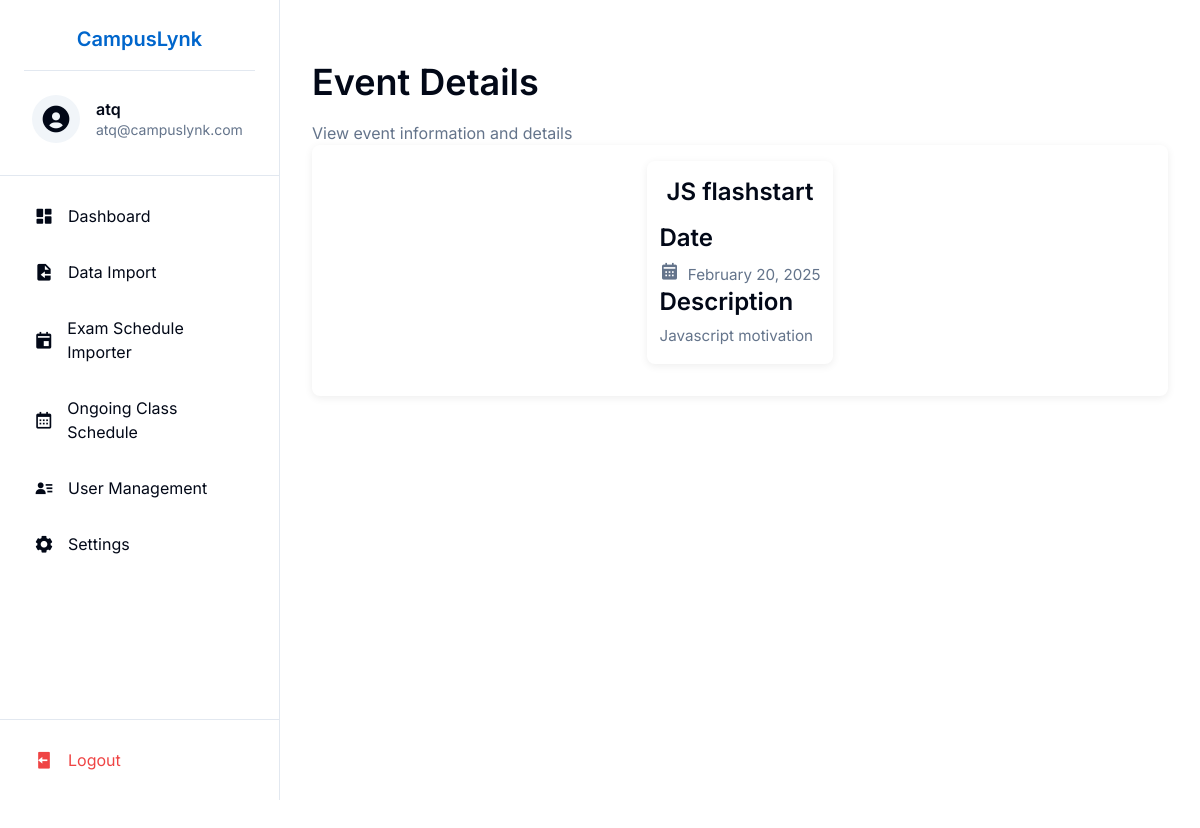
The page /eventpage-p2.php?event_id=1 (signed in) on the database its author committed.
### tables this page shows
CREATE TABLE `users` (
  `id` int(11) NOT NULL,
  `username` varchar(255) NOT NULL,
  `email` varchar(255) NOT NULL,
  `password` varchar(255) NOT NULL,
  `role` enum('student','faculty','admin') NOT NULL,
  `name` varchar(255) NOT NULL
);

CREATE TABLE `events` (
  `id` int(11) NOT NULL,
  `title` varchar(255) NOT NULL,
  `description` text DEFAULT NULL,
  `date` date NOT NULL
);

### eventpage-p2.php (the view, shortened to what this page needs)
<?php
try {
    $database = new Database();
    $db = $database->getConnection();
    if (isset($_GET['event_id'])) {
        $event_id = $_GET['event_id'];
        $query = "SELECT * FROM events WHERE id = ?";
        $stmt = $db->prepare($query);
        $stmt->execute([$event_id]);
        $event = $stmt->fetch(PDO::FETCH_ASSOC);
    } else {
        throw new Exception("No event selected");
    }
} catch (Exception $e) {
    $error = $e->getMessage();
}
?>
<!DOCTYPE html>
<html lang="en">
<head>
    <link href='https://unpkg.com/boxicons@2.1.4/css/boxicons.min.css' rel='stylesheet'>
    <link rel="stylesheet" href="styles.css">
</head>
<body>
    <?php include 'sidebar.php'; ?>
    <main class="main-content">
        <section class="welcome-section">
            <h1>Event Details</h1>
            <p class="text-muted">View event information and details</p>
        </section>
        <?php if (isset($error)): ?>
            <div class="alert alert-error">
                <?php echo htmlspecialchars($error); ?>
            </div>
        <?php else: ?>
            <div class="card">
                <div class="grid grid-cols-1 gap-8">
                    <div class="card">
                        <h2 class="text-2xl font-semibold mb-4"><?php echo htmlspecialchars($event['title']); ?></h2>
                        <div class="space-y-4">
                            <div>
                                <h3 class="font-semibold mb-2">Date</h3>
                                <p class="text-muted">
                                    <i class='bx bxs-calendar'></i>
                                    <?php echo date('F j, Y', strtotime($event['date'])); ?>
                                </p>
                            </div>
                            <div>
                                <h3 class="font-semibold mb-2">Description</h3>
                                <p class="text-muted"><?php echo nl2br(htmlspecialchars($event['description'])); ?></p>
                            </div>
                        </div>
                    </div>
                </div>
            </div>
        <?php endif; ?>
    </main>
</body>
</html>

### sidebar.php (shortened to what this page needs)
<?php
try {
    $sidebar_database = new Database();
    $sidebar_db = $sidebar_database->getConnection();
    $sidebar_query = $sidebar_db->prepare("SELECT * FROM users WHERE email = ?");
    $sidebar_query->execute([$_SESSION['useremail']]);
    $sidebar_user = $sidebar_query->fetch(PDO::FETCH_ASSOC);
} catch (PDOException $e) {
    header("Location: login.php?error=Database Error: " . urlencode($e->getMessage()));
    exit();
}
$current_page = basename($_SERVER['PHP_SELF']);
$role = $sidebar_user['role'];
?>
<link href='https://unpkg.com/boxicons@2.1.4/css/boxicons.min.css' rel='stylesheet'>
<aside class="sidebar">
    <div class="sidebar-header">
        <div class="logo-and-title-div">
            <a href="<?php echo $role === 'faculty' ? 'faculty_dashboard.php' : ($role === 'admin' ? 'admin_dashboard.php' : 'dashboard.php'); ?>" class="navbar-brand">CampusLynk</a>
        </div>
        <a href="<?php echo $role === 'faculty' ? 'faculty_dashboard.php' : ($role === 'admin' ? 'admin_dashboard.php' : 'profile.php'); ?>" class="user-info">
            <div class="user-avatar">
                <i class='bx bxs-user-circle'></i>
            </div>
            <div class="user-details">
                <h3 class="user-name"><?php echo htmlspecialchars($sidebar_user['name']); ?></h3>
                <p class="user-email"><?php echo htmlspecialchars($sidebar_user['email']); ?></p>
            </div>
        </a>
    </div>
    <div class="sidebar-content">
        <ul class="nav-links">
            <?php if ($role === 'admin'): ?>
                <li>
                    <a href="admin_dashboard.php" class="nav-link <?php echo $current_page === 'admin_dashboard.php' ? 'active' : ''; ?>">
                        <i class='bx bxs-dashboard'></i>
                        <span>Dashboard</span>
                    </a>
                </li>
                <li>
                    <a href="admin_dataimport.php" class="nav-link <?php echo $current_page === 'admin_dataimport.php' ? 'active' : ''; ?>">
                        <i class='bx bxs-file-import'></i>
                        <span>Data Import</span>
                    </a>
                </li>
                <li>
                    <a href="admin_exam_import.php" class="nav-link <?php echo $current_page === 'admin_exam_import.php' ? 'active' : ''; ?>">
                        <i class='bx bxs-calendar-event'></i>
                        <span>Exam Schedule Importer</span>
                    </a>
                </li>
                <li>
                    <a href="admin_class_schedule.php" class="nav-link <?php echo $current_page === 'admin_class_schedule.php' ? 'active' : ''; ?>">
                        <i class='bx bx-calendar'></i>
                        <span>Ongoing Class Schedule</span>
                    </a>
                </li>
                <li>
                    <a href="admin_users.php" class="nav-link <?php echo $current_page === 'admin_users.php' ? 'active' : ''; ?>">
                        <i class='bx bxs-user-detail'></i>
                        <span>User Management</span>
                    </a>
                </li>
                <li>
                    <a href="admin_settings.php" class="nav-link <?php echo $current_page === 'admin_settings.php' ? 'active' : ''; ?>">
                        <i class='bx bxs-cog'></i>
                        <span>Settings</span>
                    </a>
                </li>
            <?php endif; ?>
        </ul>
    </div>
    <div class="sidebar-footer">
        <?php
        $logout_url = 'logout.php';
        ?>
        <a href="<?php echo $logout_url; ?>" class="logout-btn">
            <i class='bx bxs-log-out'></i>
            <span>Logout</span>
        </a>
    </div>
</aside>
<button class="mobile-menu-toggle" id="mobileMenuToggle">
</button>

### rows shown on the page
users: name "atq", email "atq@campuslynk.com"
events: title "JS flashstart", date "February 20, 2025", description "Javascript motivation"
